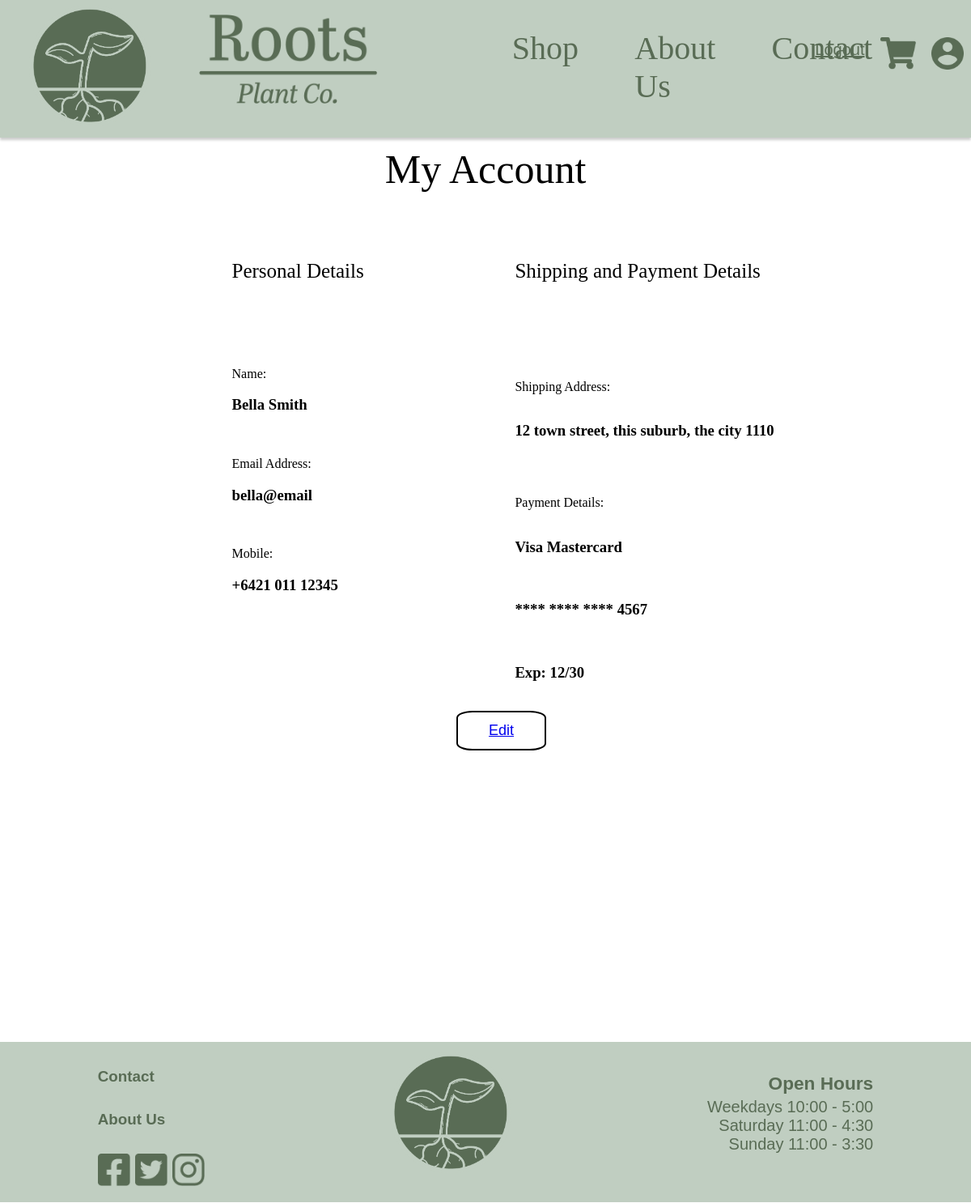
/accountDetails (signed in), run on an earlier commit of the app's database.
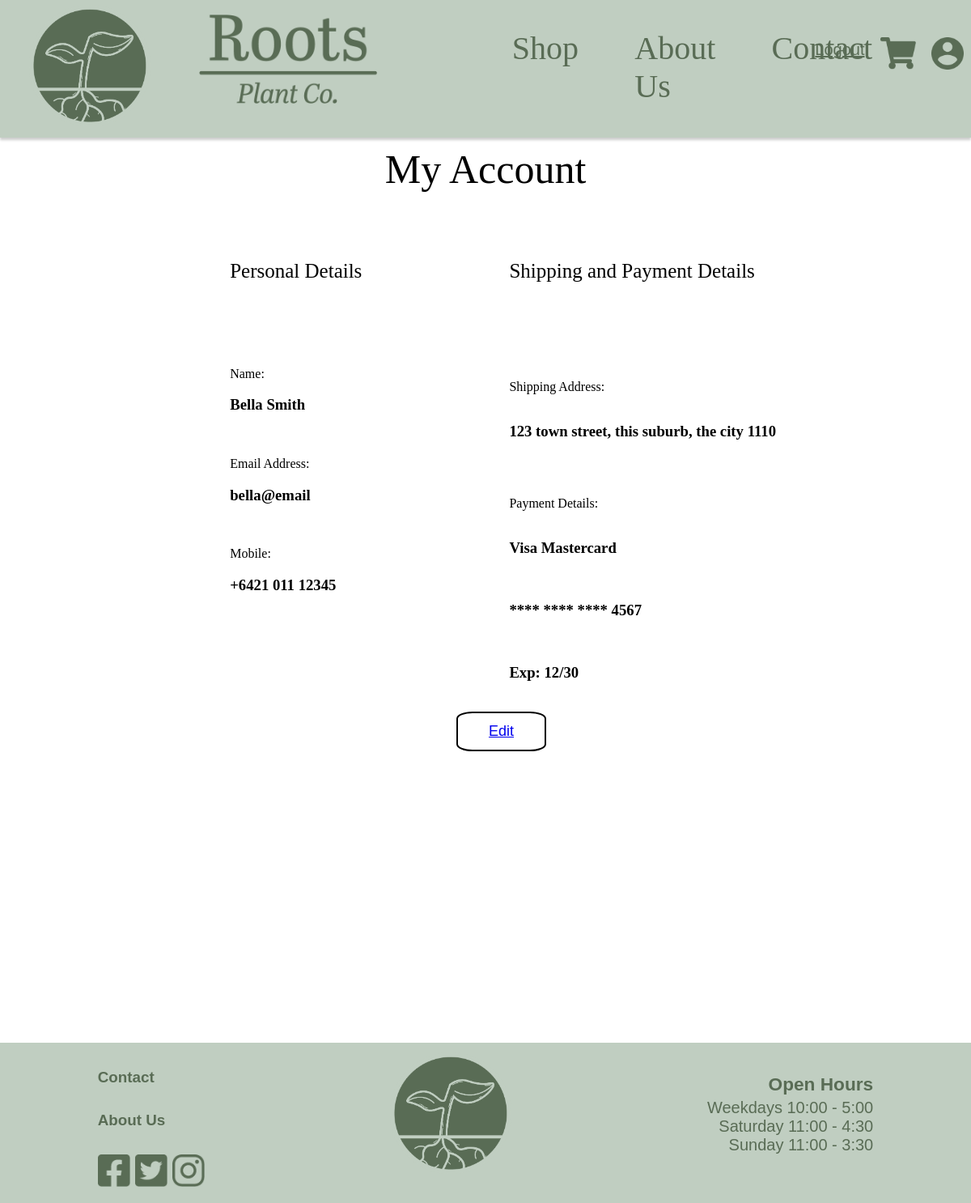
And on a later commit of the database.
### Website/models.py (models this page shows)
class AccountDetails(db.Model):
    __tablename__ = 'AccountDetails'
    userId = db.Column(db.Integer, db.ForeignKey('user.id'), primary_key=True)
    firstName = db.Column(db.String(150))
    lastName = db.Column(db.String(150), nullable=True)
    email = db.Column(db.String(150), nullable=True)
    mobileNo = db.Column(db.String(15), nullable=True)
    addressHouseNo = db.Column(db.String, nullable=True)
    addressStreetName = db.Column(db.String, nullable=True)
    addressSuburb = db.Column(db.String, nullable=True)
    addressCity = db.Column(db.String, nullable=True)
    addressPostCode = db.Column(db.String, nullable=True)
    paymentCardNo = db.Column(db.String(4), nullable=True)
    paymentCardCvc = db.Column(db.Integer, nullable=True)
    paymentCardExp = db.Column(db.String, nullable=True)
    user = db.relationship('User', backref=db.backref('AccountDetails', uselist=False))

### Website/views.py (the view)
@views.route('/accountDetails')
@login_required
def accountDetails():
    userId = current_user.id
    user = User.query.filter_by(id=userId).first()
    accountDetails = db.session.query(AccountDetails).filter_by(userId=userId).first()
    if accountDetails.paymentCardNo:
        masked_card = "**** **** **** " + accountDetails.paymentCardNo[-4:]
    else:
        masked_card = None
    return render_template('accountDetails.html', user=user, accountDetails=accountDetails, masked_card=masked_card)

### Website/templates/accountDetails.html (shortened to what this page needs)
{% extends "navBase.html" %}
{% block content %}
<html>
    <head>
            <link rel="stylesheet" href="{{ url_for('static', filename='css/accountDetails.css') }}">
    </head>
    <body>
        <h3 class="myAccountHeading" align="center">My Account</h3>
        <div class="detailsFlex">
            <div class="personalDetailsFlex">
                <h4 class="detailsHeading">Personal Details</h4><br><br><br>
                <div class="detailsFlexLabel"><p> Name: </p></div>
                {% if accountDetails.lastName == None or accountDetails.lastName == "None" %}
                <h3>{{ accountDetails.firstName }} </h3><br>
                {% else %}
                <h3>{{ accountDetails.firstName }} {{ accountDetails.lastName }}</h3><br>
                {% endif %}
                <div class="detailsFlexLabel"><p>Email Address: </p></div>
                <h3>{{ accountDetails.email }} </h3><br>
                <div class="detailsFlexLabel"><p>Mobile: </p></div>
                {% if accountDetails.mobileNo == None or accountDetails.mobileNo == "None" %}
                <h3> - </h3>
                {% else %}
                <h3>{{ accountDetails.mobileNo }} </h3><br><br><br>
                {% endif %}
            </div>
            <div class="shippingPaymentFlex">
                <h4 class="detailsHeading">Shipping and Payment Details</h4><br><br><br>
                <div class="detailsFlexLabel"><p>Shipping Address:  </p></div>
                {% if accountDetails.addressHouseNo == None or accountDetails.addressHouseNo == "None" %}
                <h3> - </h3>
                {% else %}
                <h3>{{ accountDetails.addressHouseNo }} {{accountDetails.addressStreetName }}, {{accountDetails.addressSuburb }}, {{accountDetails.addressCity }} {{accountDetails.addressPostCode }}</h3><br>
                {% endif %}
                <div class="detailsFlexLabel"><p>Payment Details:</p></div>
                {% if accountDetails.paymentCardNo == None or accountDetails.paymentCardNo == "None" %}
                <h3 - </h3>
                {% else %}
                <h3>Visa Mastercard </h3><br>
                <h3>{{ masked_card }}</h3><br>
                <h3>Exp: {{accountDetails.paymentCardExp }}</h3><br>
                {% endif %}
            </div>
        </div>
        <button type="button" align="center" class="editButton" id="editAccountDetails"><a href="/editAccountDetails">Edit</a></button>
    </body>
</html>
{% endblock %}

What changed in the data, as far as the page shows it:
changed AccountDetails "Bella": addressHouseNo "12" → "123"
